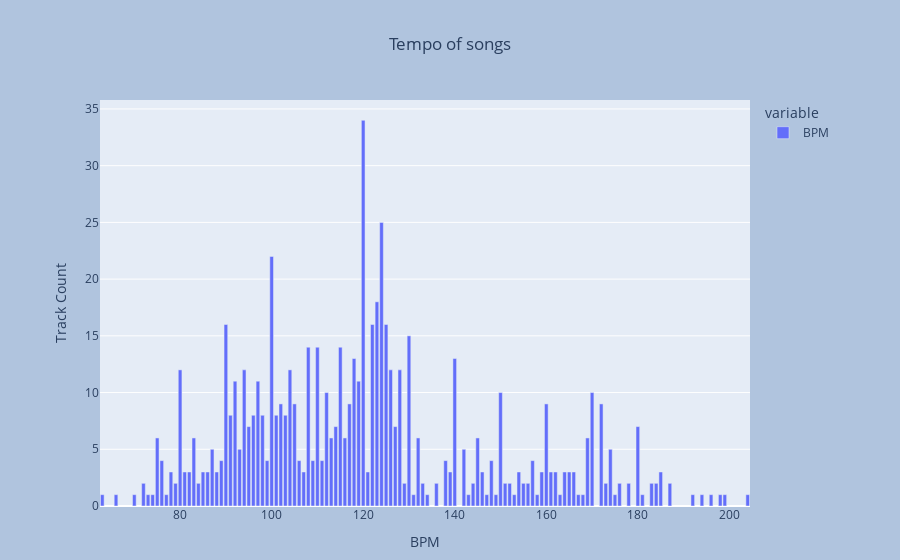

Notebook code cell kept with this figure:
### Code cell
px.bar(playlist.BPM.value_counts()).update_layout(
                  title_text="Tempo of songs", title_x=0.5,
                  yaxis_title='Track Count',
                  xaxis_title='BPM',
                  paper_bgcolor="LightSteelBlue",
                  margin=dict(l=100, r=150, t=100, b=20)
                )

### Figure 1 — Plotly figure (JSON) as saved in the notebook; plotly's stock layout.template omitted (floating-point values rounded to 4 significant figures)
{"data": [{"alignmentgroup": "True", "hovertemplate": "variable=BPM<br>index=%{x}<br>value=%{y}<extra></extra>", "legendgroup": "BPM", "marker": {"color": "#636efa", "pattern": {"shape": ""}}, "name": "BPM", "offsetgroup": "BPM", "orientation": "v", "showlegend": true, "textposition": "auto", "type": "bar", "x": [120, 124, 100, 123, 125, 122, 90, 130, 110, 115, 108, 118, 140, 128, 126, 94, 80, 104, 92, 119, 97, 112, 150, 170, 117, 105, 102, 160, 172, 98, 91, 96, 101, 103, 180, 114, 127, 95, 83, 169, 75, 113, 116, 145, 132, 142, 87, 93, 174, 157, 138, 106, 99, 76, 111, 109, 89, 148, 146, 162, 154, 159, 161, 164, 165, 166, 107, 139, 185, 88, 86, 85, 121, 82, 81, 78, 136, 79, 84, 173, 176, 72, 178, 156, 155, 152, 151, 183, 129, 187, 144, 184, 133, 196, 194, 198, 181, 192, 175, 199, 63, 168, 167, 163, 158, 153, 149, 147, 143, 134, 131, 66, 77, 74, 73, 70, 204], "xaxis": "x", "y": [34, 25, 22, 18, 16, 16, 16, 15, 14, 14, 14, 13, 13, 12, 12, 12, 12, 12, 11, 11, 11, 10, 10, 10, 9, 9, 9, 9, 9, 8, 8, 8, 8, 8, 7, 7, 7, 7, 6, 6, 6, 6, 6, 6, 6, 5, 5, 5, 5, 4, 4, 4, 4, 4, 4, 4, 4, 4, 3, 3, 3, 3, 3, 3, 3, 3, 3, 3, 3, 3, 3, 3, 3, 3, 3, 3, 2, 2, 2, 2, 2, 2, 2, 2, 2, 2, 2, 2, 2, 2, 2, 2, 2, 1, 1, 1, 1, 1, 1, 1, 1, 1, 1, 1, 1, 1, 1, 1, 1, 1, 1, 1, 1, 1, 1, 1, 1], "yaxis": "y"}], "layout": {"barmode": "relative", "legend": {"title": {"text": "variable"}, "tracegroupgap": 0}, "margin": {"b": 20, "l": 100, "r": 150, "t": 100}, "paper_bgcolor": "LightSteelBlue", "title": {"text": "Tempo of songs", "x": 0.5}, "xaxis": {"anchor": "y", "domain": [0, 1], "title": {"text": "BPM"}}, "yaxis": {"anchor": "x", "domain": [0, 1], "title": {"text": "Track Count"}}}}
